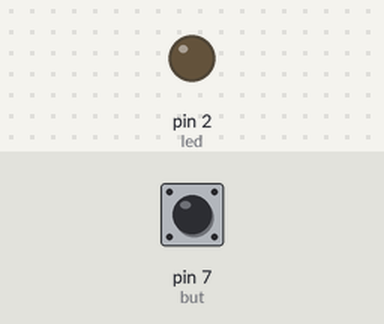
The sketch below on a simulated Arduino Uno, built with avr-gcc and run on an emulated ATmega328P. On the bench: output pins drawn as LEDs (lit = HIGH). The test bench sets the inputs (shaded band); at power-on: pin 7 (but) HIGH.

Above: at 1.2 s.
1.3 s: pin 7 (but) pulled LOW for 0.15 s
At 1.37 s:
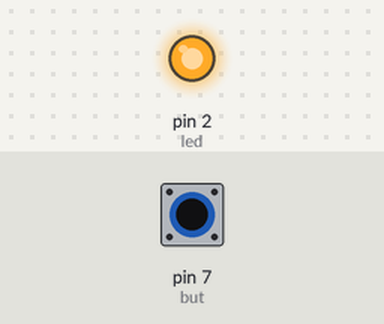
2.9 s: pin 7 (but) pulled LOW for 3.2 s
At 6.7 s:
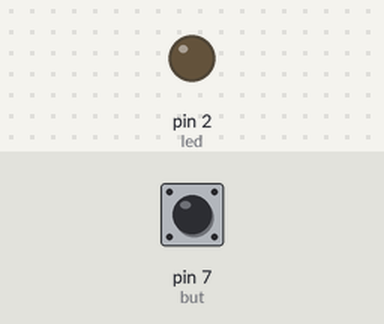
Timing chart, 0 to 8.2 s (numbered marks = the images above; inputs shaded):
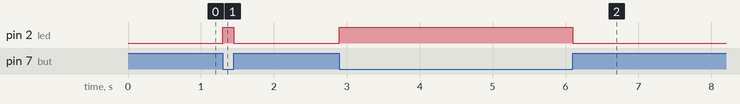

Measured:
- after the input at 1.3 s, pin 2 (led): LOW → HIGH at once, → LOW 0.15 s later
- after the input at 2.9 s, pin 2 (led): LOW → HIGH at once, → LOW 3.2 s later

The sketch:

p01_pulsadorled.ino
```cpp
/*
 *  Practica 1 para prueba de los puertos digitales
 *  El circuito tiene 1 pulsador y un diodo led, el led se activara solo
 *  cuando se presione el pulsador.
 */
const int led = 2; //define el led con el puerto P2
const int but = 7; //define el boton con el puerto P6
void setup()
{
  pinMode(led, OUTPUT); //puerto led configurado como salida
  pinMode(but, INPUT_PULLUP);//puerto boton configurado como entrada
}
void loop()
{
  if(digitalRead(but) == LOW) //si el boton es presionado
  {
    digitalWrite(led, HIGH); //activa el led
  }
  else
  {
    digitalWrite(led, LOW); //desactiva el led
  }
}
```
